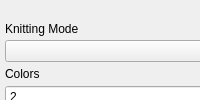
<?xml version="1.0" encoding="UTF-8"?>
<ui version="4.0">
 <class>Options</class>
 <widget class="QWidget" name="options_tab">
  <property name="sizePolicy">
   <sizepolicy hsizetype="MinimumExpanding" vsizetype="MinimumExpanding">
    <horstretch>0</horstretch>
    <verstretch>0</verstretch>
   </sizepolicy>
  </property>
  <attribute name="title">
   <string>Settings</string>
  </attribute>
  <widget class="QWidget" name="verticalLayoutWidget">
   <property name="geometry">
    <rect>
     <x>-1</x>
     <y>-1</y>
     <width>244</width>
     <height>414</height>
    </rect>
   </property>
   <layout class="QVBoxLayout" name="verticalLayout_3">
    <property name="leftMargin">
     <number>6</number>
    </property>
    <property name="topMargin">
     <number>20</number>
    </property>
    <property name="rightMargin">
     <number>12</number>
    </property>
    <property name="bottomMargin">
     <number>20</number>
    </property>
    <property name="spacing">
     <number>2</number>
    </property>
    <item>
     <widget class="QLabel" name="label_4">
      <property name="text">
       <string>Knitting Mode</string>
      </property>
     </widget>
    </item>
    <item>
     <widget class="QComboBox" name="knitting_mode_box">
      <property name="sizePolicy">
       <sizepolicy hsizetype="Preferred" vsizetype="Preferred">
        <horstretch>0</horstretch>
        <verstretch>0</verstretch>
       </sizepolicy>
      </property>
     </widget>
    </item>
    <item>
     <widget class="QLabel" name="label_6">
      <property name="text">
       <string>Colors</string>
      </property>
     </widget>
    </item>
    <item>
     <widget class="QSpinBox" name="color_edit">
      <property name="sizePolicy">
       <sizepolicy hsizetype="Preferred" vsizetype="Preferred">
        <horstretch>0</horstretch>
        <verstretch>0</verstretch>
       </sizepolicy>
      </property>
      <property name="minimum">
       <number>2</number>
      </property>
      <property name="maximum">
       <number>6</number>
      </property>
     </widget>
    </item>
    <item>
     <widget class="QLabel" name="label_5">
      <property name="text">
       <string>Start Row</string>
      </property>
     </widget>
    </item>
    <item>
     <widget class="QSpinBox" name="start_row_edit">
      <property name="sizePolicy">
       <sizepolicy hsizetype="Preferred" vsizetype="Preferred">
        <horstretch>0</horstretch>
        <verstretch>0</verstretch>
       </sizepolicy>
      </property>
      <property name="suffix">
       <string/>
      </property>
      <property name="prefix">
       <string/>
      </property>
      <property name="minimum">
       <number>1</number>
      </property>
      <property name="maximum">
       <number>99999</number>
      </property>
     </widget>
    </item>
    <item>
     <widget class="QCheckBox" name="inf_repeat_checkbox">
      <property name="sizePolicy">
       <sizepolicy hsizetype="Preferred" vsizetype="Preferred">
        <horstretch>0</horstretch>
        <verstretch>0</verstretch>
       </sizepolicy>
      </property>
      <property name="text">
       <string>Infinite Repeat</string>
      </property>
     </widget>
    </item>
    <item>
     <widget class="QGroupBox" name="gbox_startneedle">
      <property name="minimumSize">
       <size>
        <width>224</width>
        <height>52</height>
       </size>
      </property>
      <property name="flat">
       <bool>True</bool>
      </property>
      <property name="title">
       <string>Start Needle</string>
      </property>
      <widget class="QComboBox" name="start_needle_color">
       <property name="geometry">
        <rect>
         <x>60</x>
         <y>20</y>
         <width>165</width>
         <height>32</height>
        </rect>
       </property>
      </widget>
      <widget class="QSpinBox" name="start_needle_edit">
       <property name="geometry">
        <rect>
         <x>0</x>
         <y>20</y>
         <width>60</width>
         <height>32</height>
        </rect>
       </property>
       <property name="prefix">
        <string/>
       </property>
       <property name="minimum">
        <number>1</number>
       </property>
       <property name="maximum">
        <number>100</number>
       </property>
       <property name="value">
        <number>20</number>
       </property>
      </widget>
     </widget>
    </item>
    <item>
     <widget class="QGroupBox" name="gbox_stopneedle">
      <property name="minimumSize">
       <size>
        <width>224</width>
        <height>52</height>
       </size>
      </property>
      <property name="title">
       <string>Stop Needle</string>
      </property>
      <widget class="QComboBox" name="stop_needle_color">
       <property name="geometry">
        <rect>
         <x>60</x>
         <y>20</y>
         <width>165</width>
         <height>32</height>
        </rect>
       </property>
      </widget>
      <widget class="QSpinBox" name="stop_needle_edit">
       <property name="geometry">
        <rect>
         <x>0</x>
         <y>20</y>
         <width>60</width>
         <height>32</height>
        </rect>
       </property>
       <property name="prefix">
        <string/>
       </property>
       <property name="minimum">
        <number>1</number>
       </property>
       <property name="maximum">
        <number>100</number>
       </property>
       <property name="value">
        <number>20</number>
       </property>
      </widget>
     </widget>
    </item>
    <item>
     <widget class="QLabel" name="label_3">
      <property name="text">
       <string>Alignment</string>
      </property>
     </widget>
    </item>
    <item>
     <widget class="QComboBox" name="alignment_combo_box">
      <property name="sizePolicy">
       <sizepolicy hsizetype="Preferred" vsizetype="Preferred">
        <horstretch>0</horstretch>
        <verstretch>0</verstretch>
       </sizepolicy>
      </property>
     </widget>
    </item>
    <item>
     <widget class="QCheckBox" name="auto_mirror_checkbox">
      <property name="sizePolicy">
       <sizepolicy hsizetype="Preferred" vsizetype="Preferred">
        <horstretch>0</horstretch>
        <verstretch>0</verstretch>
       </sizepolicy>
      </property>
      <property name="text">
       <string>Knit Side Image</string>
      </property>
     </widget>
    </item>
    <item>
     <widget class="QLabel" name="auto_mirror_icon">
      <property name="pixmap">
      </property>
      <property name="fixedSize">
       <size>
        <width>200</width>
        <height>64</height>
       </size>
      </property>
     </widget>
    </item>
    <item>
     <widget class="QCheckBox" name="continuous_reporting_checkbox">
      <property name="text">
       <string>Continuous Status Reporting</string>
      </property>
     </widget>
    </item>
   </layout>
  </widget>
 </widget>
 <connections/>
</ui>
